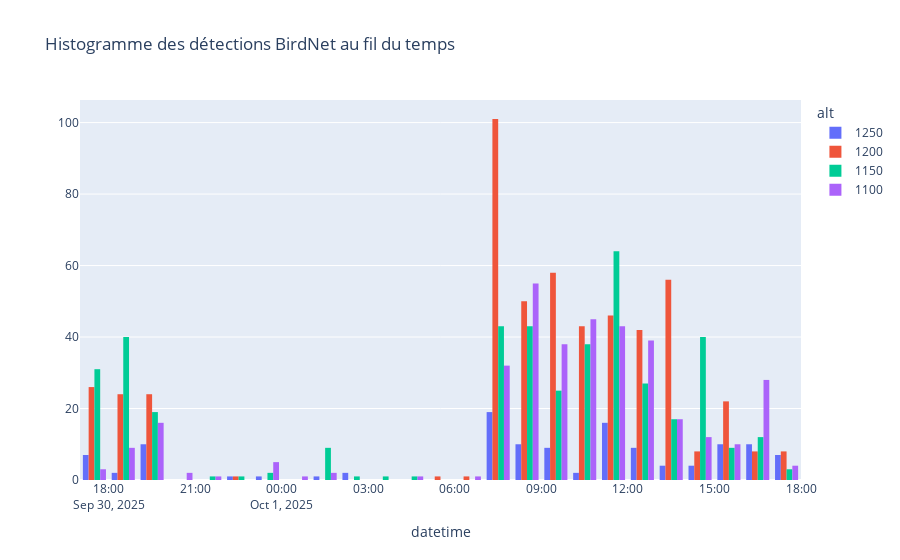

Here is the notebook cell this chart was saved with:
### Markdown cell above
### Basic plot

### Code cell
fig = px.histogram(
    df_detection,
    x='datetime',
    color='alt',
    # nbins=50,
    title='Histogramme des détections BirdNet au fil du temps',
    barmode='group', 
    histnorm=''
)

fig.show()
